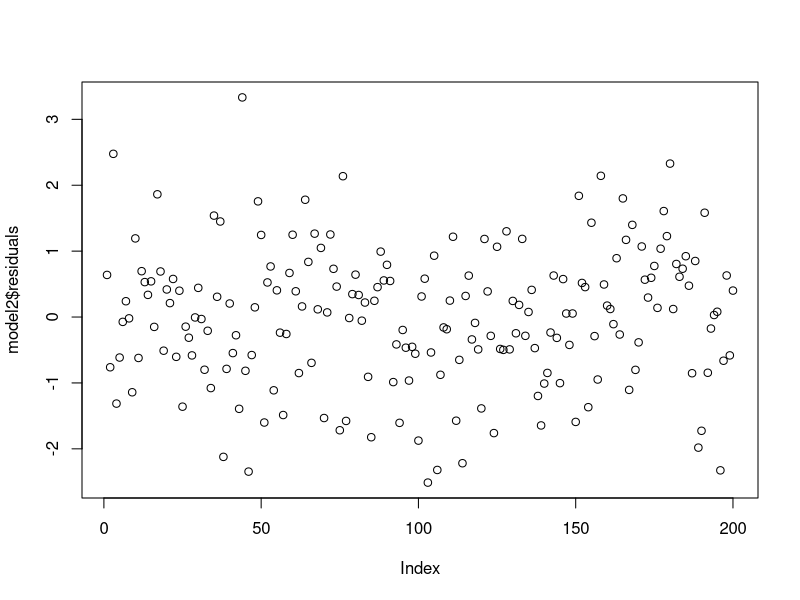
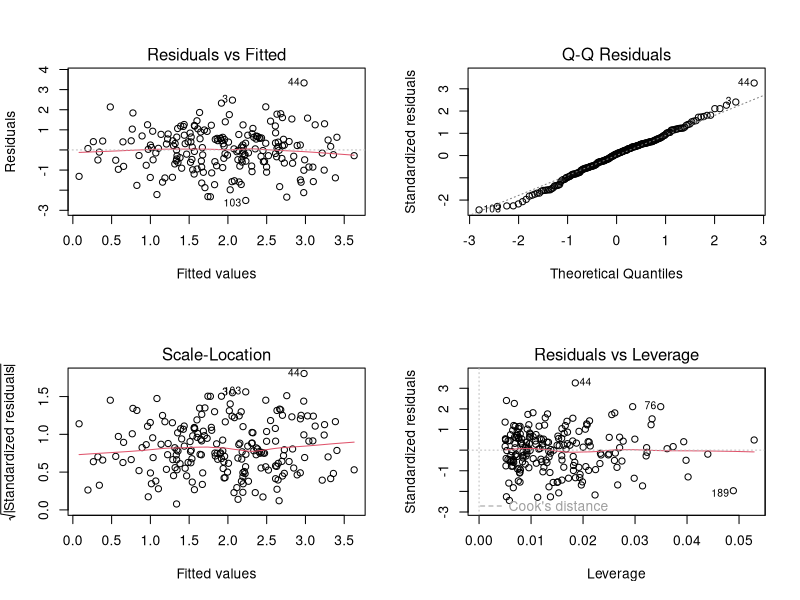
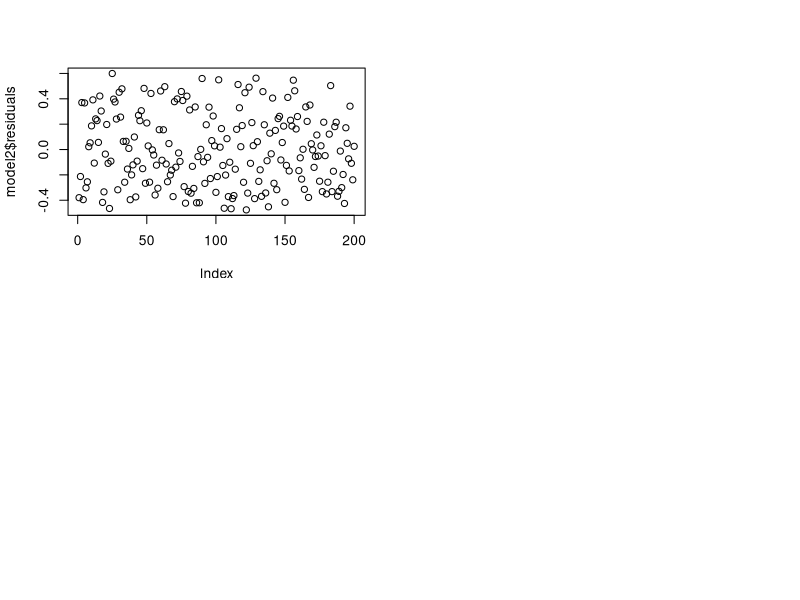
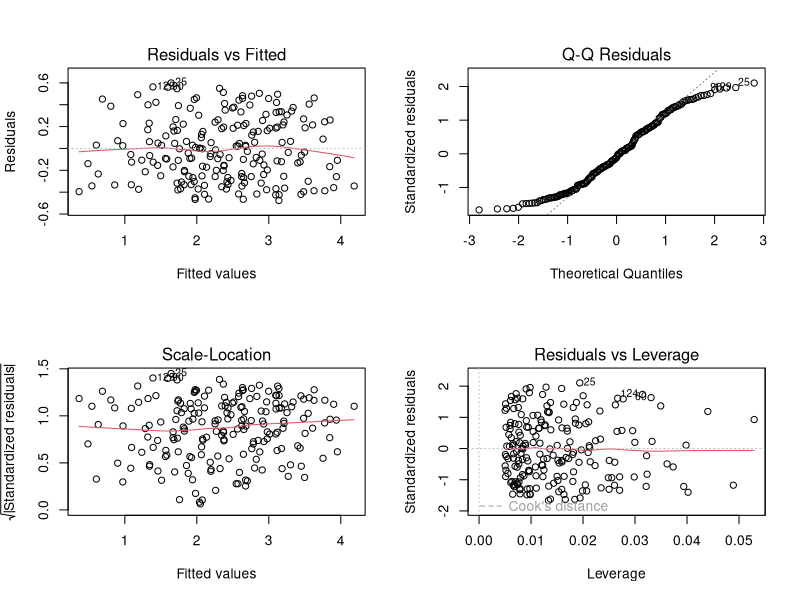

Generate these figures, in order, with R:
set.seed(112233)
N = 200

cov_matrix <- matrix(c(1,0.2,0.2,1),ncol=2)

X <- MASS::mvrnorm(N,c(0,0),cov_matrix)

#Run OLS with normal errors 
e <- rnorm(N) #normal errors
Y = 2 + 0.4*X[,1] -0.8*X[,2] + e

model2 <- lm(Y ~ X[,1] + X[,2])
print(summary(model2))
plot(model2$residuals)

par(mfrow=c(2,2))
plot(model2)

#Repeated with uniform errors
e2 <- runif(N) #uniform errors
Y = 2 + 0.4*X[,1] -0.8*X[,2] + e2

model2 <- lm(Y ~ X[,1] + X[,2])
print(summary(model2))
plot(model2$residuals)

par(mfrow=c(2,2))
plot(model2)